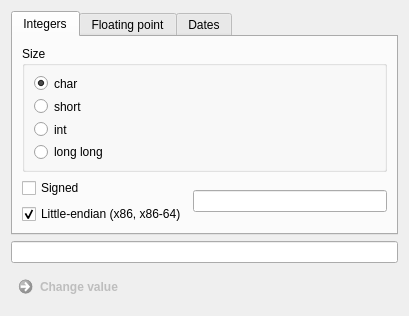
<?xml version="1.0" encoding="UTF-8"?>
<ui version="4.0">
 <class>Form</class>
 <widget class="QWidget" name="Form">
  <property name="geometry">
   <rect>
    <x>0</x>
    <y>0</y>
    <width>409</width>
    <height>316</height>
   </rect>
  </property>
  <property name="minimumSize">
   <size>
    <width>0</width>
    <height>306</height>
   </size>
  </property>
  <property name="windowTitle">
   <string>Form</string>
  </property>
  <layout class="QVBoxLayout" name="verticalLayout">
   <item>
    <widget class="QTabWidget" name="tabWidget">
     <property name="currentIndex">
      <number>0</number>
     </property>
     <widget class="QWidget" name="tab_integers">
      <attribute name="title">
       <string>Integers</string>
      </attribute>
      <layout class="QVBoxLayout" name="verticalLayout_3">
       <item>
        <widget class="QGroupBox" name="groupBox">
         <property name="title">
          <string>Size</string>
         </property>
         <layout class="QVBoxLayout" name="verticalLayout_4">
          <item>
           <widget class="QRadioButton" name="eightBitRadioButton">
            <property name="text">
             <string>char</string>
            </property>
            <property name="checked">
             <bool>true</bool>
            </property>
           </widget>
          </item>
          <item>
           <widget class="QRadioButton" name="sixteenBitRadioButton">
            <property name="text">
             <string>short</string>
            </property>
           </widget>
          </item>
          <item>
           <widget class="QRadioButton" name="thirtyTwoBitRadioButton">
            <property name="text">
             <string>int</string>
            </property>
           </widget>
          </item>
          <item>
           <widget class="QRadioButton" name="sixtyFourBitRadioButton">
            <property name="text">
             <string>long long</string>
            </property>
           </widget>
          </item>
         </layout>
        </widget>
       </item>
       <item>
        <layout class="QHBoxLayout" name="horizontalLayout">
         <item>
          <layout class="QVBoxLayout" name="verticalLayout_7">
           <item>
            <widget class="QCheckBox" name="signedCheckBox">
             <property name="text">
              <string>Signed</string>
             </property>
            </widget>
           </item>
           <item>
            <widget class="QCheckBox" name="littleEndianCheckBox">
             <property name="text">
              <string>Little-endian (x86, x86-64)</string>
             </property>
             <property name="checked">
              <bool>true</bool>
             </property>
            </widget>
           </item>
          </layout>
         </item>
         <item>
          <widget class="QLineEdit" name="integerEdit">
           <property name="alignment">
            <set>Qt::AlignRight|Qt::AlignTrailing|Qt::AlignVCenter</set>
           </property>
          </widget>
         </item>
        </layout>
       </item>
      </layout>
     </widget>
     <widget class="QWidget" name="tab_floating_point">
      <attribute name="title">
       <string>Floating point</string>
      </attribute>
      <layout class="QVBoxLayout" name="verticalLayout_6">
       <item>
        <widget class="QGroupBox" name="groupBox_2">
         <property name="title">
          <string>Size</string>
         </property>
         <layout class="QVBoxLayout" name="verticalLayout_5">
          <item>
           <widget class="QRadioButton" name="singleRadioButton">
            <property name="text">
             <string>float (single)</string>
            </property>
            <property name="checked">
             <bool>true</bool>
            </property>
           </widget>
          </item>
          <item>
           <widget class="QRadioButton" name="doubleRadioButton">
            <property name="text">
             <string>double</string>
            </property>
           </widget>
          </item>
         </layout>
        </widget>
       </item>
       <item>
        <layout class="QHBoxLayout" name="horizontalLayout_2">
         <item>
          <widget class="QCheckBox" name="littleEndianFloatingPointCheckBox">
           <property name="text">
            <string>Little-endian (x86, x86-64)</string>
           </property>
           <property name="checked">
            <bool>true</bool>
           </property>
          </widget>
         </item>
         <item>
          <widget class="QLineEdit" name="floatingPointEdit">
           <property name="alignment">
            <set>Qt::AlignRight|Qt::AlignTrailing|Qt::AlignVCenter</set>
           </property>
          </widget>
         </item>
        </layout>
       </item>
      </layout>
     </widget>
     <widget class="QWidget" name="tab_dates">
      <attribute name="title">
       <string>Dates</string>
      </attribute>
      <layout class="QVBoxLayout" name="verticalLayout_2">
       <item>
        <widget class="QCalendarWidget" name="calendarWidget"/>
       </item>
       <item>
        <widget class="QTimeEdit" name="timeEdit"/>
       </item>
      </layout>
     </widget>
    </widget>
   </item>
   <item>
    <widget class="QLineEdit" name="hexEdit"/>
   </item>
   <item>
    <widget class="QCommandLinkButton" name="changeButton">
     <property name="enabled">
      <bool>false</bool>
     </property>
     <property name="text">
      <string>Change value</string>
     </property>
    </widget>
   </item>
  </layout>
 </widget>
 <resources/>
 <connections/>
</ui>
